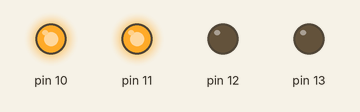
A sketch run on a simulated Arduino Uno, built with avr-gcc and run on an emulated ATmega328P. Shown: output pins drawn as LEDs (lit = HIGH).

Above: at 0.5 s.
At 1.5 s:
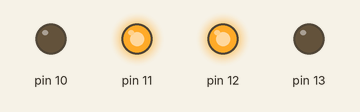
At 2.5 s:
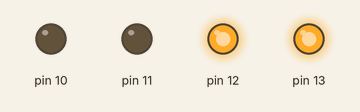
At 3.5 s:
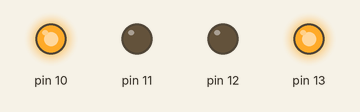
Timing chart, 0 to 5.2 s (numbered marks = the images above):
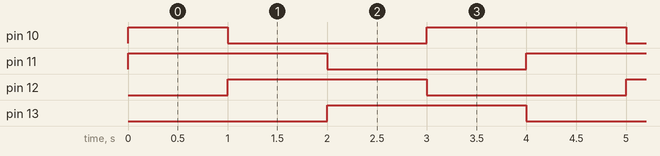

The sketch:

LED_CHASER.ino
```cpp
void setup()
{
  pinMode(13, OUTPUT);
  pinMode(12, OUTPUT);
  pinMode(11, OUTPUT);
  pinMode(10, OUTPUT);
}

void loop()
{int i;

 for(i=10;i<=13;i++)
{
   if(i!=13)
  {
    digitalWrite(i, HIGH);
  digitalWrite(i+1, HIGH);
  delay(1000);
 digitalWrite(i, LOW);
  digitalWrite(i+1, LOW);
  }

 else
 { digitalWrite(i,HIGH);
    digitalWrite(i-3,HIGH);
    delay(1000);
digitalWrite(i, LOW);
  digitalWrite(i-3, LOW);
 }

}
}
```

Measured:
- by itself, pin 10: repeats every 4.0 s: LOW 2.0 s, HIGH 2.0 s
- by itself, pin 11–13: alternates HIGH for 2.0 s and LOW for 2.0 s
- by itself, everything shown: repeats every 4.0 s, in 5 steps
